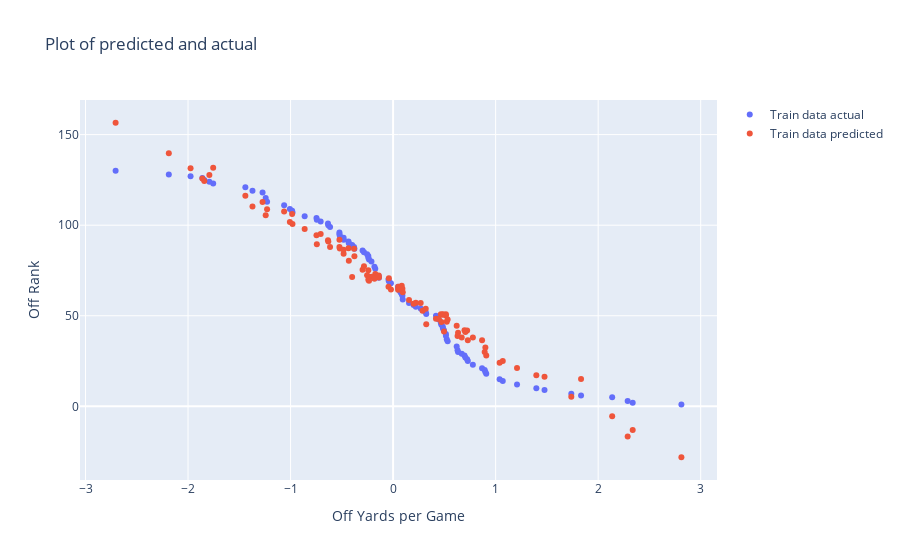
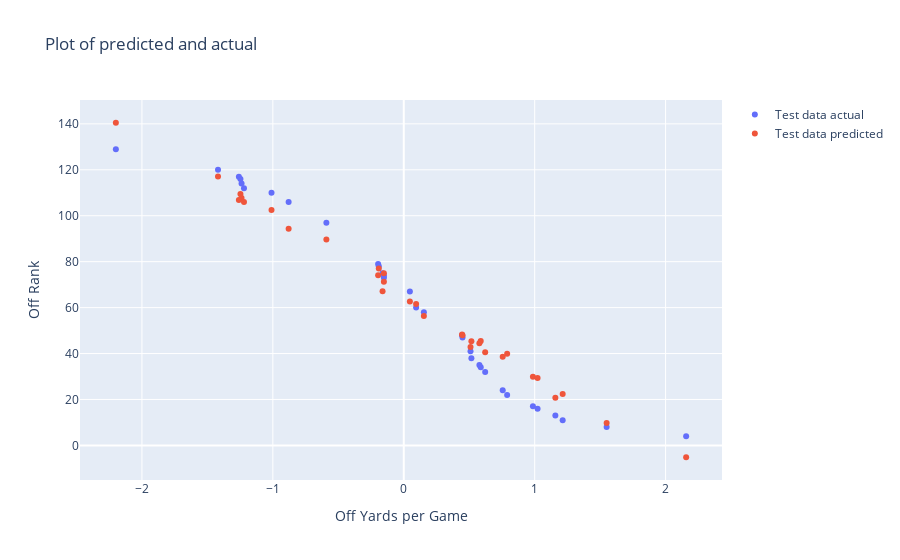
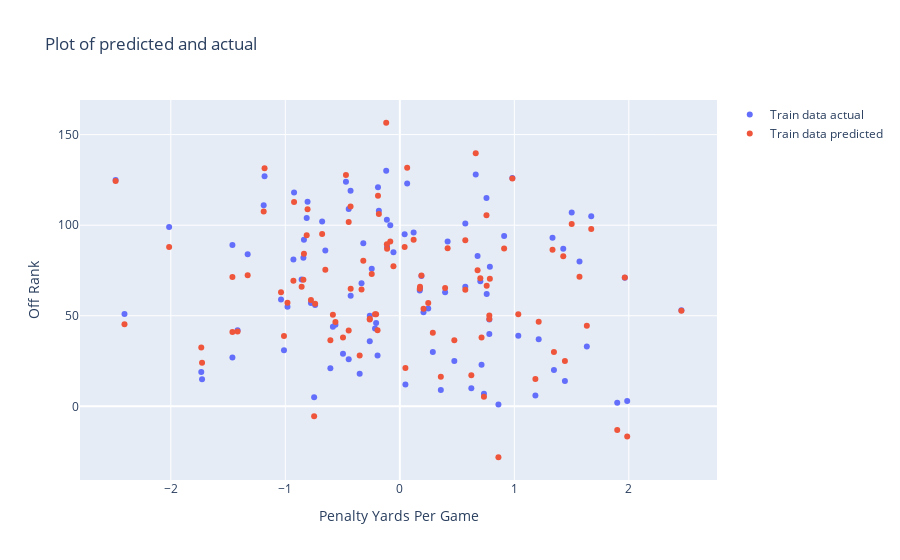
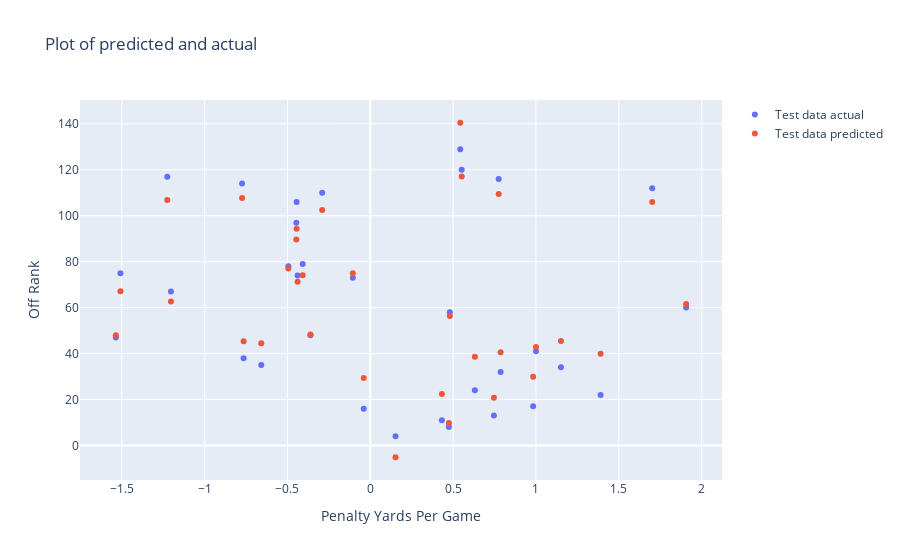

Notebook source saved alongside these figures, in order:
### Code cell
cols = X_train.columns
for col in cols:
    plot_data = []
    plot_data.append(go.Scatter(x= X_train[col], y= y_train, name = 'Train data actual', mode = 'markers'))
    plot_data.append(go.Scatter(x= X_train[col], y= model.predict(X_train), name = 'Train data predicted', mode = 'markers'))
    layout = go.Layout(xaxis = dict(title=col), yaxis = dict(title= 'Off Rank'), 
                       title = 'Plot of predicted and actual')
    fig = go.Figure(data= plot_data, layout=layout)
    plotly.offline.iplot(fig)
    
    plot_data = []
    plot_data.append(go.Scatter(x= X_test[col], y= y_test, name = 'Test data actual', mode = 'markers'))
    plot_data.append(go.Scatter(x= X_test[col], y= model.predict(X_test), name = 'Test data predicted', mode = 'markers'))

    layout = go.Layout(xaxis = dict(title=col), yaxis = dict(title= 'Off Rank'), 
                       title = 'Plot of predicted and actual')
    fig = go.Figure(data= plot_data, layout=layout)
    plotly.offline.iplot(fig)
